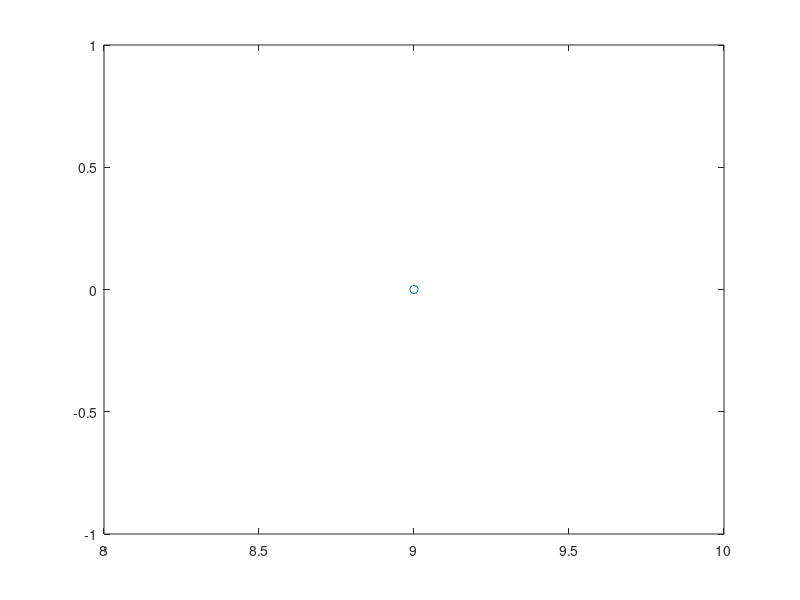
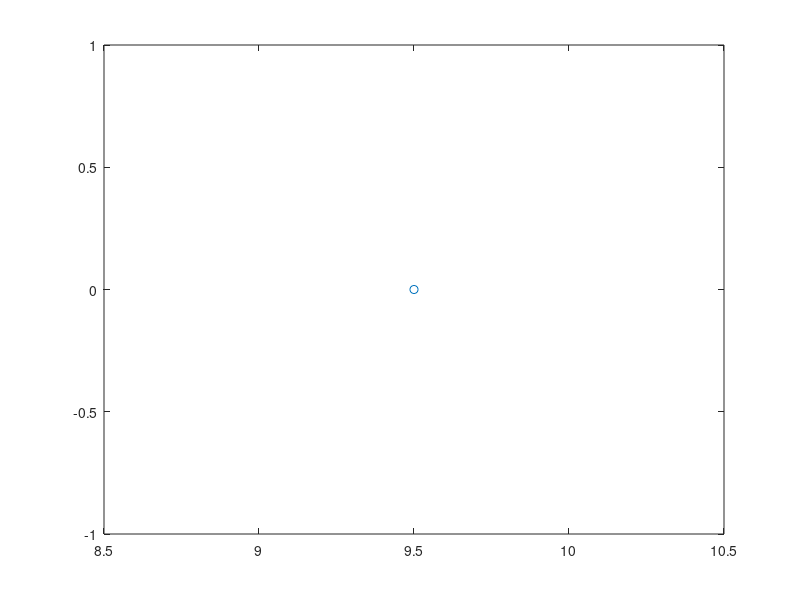

Here is the MATLAB script that generated these plots, in order: (Note: this script raises an error after producing the figures.)
clc;
clear;

% delta (t)
for j = 1:1000
    if j == 1
        delta(j) = 1;  % Set the first element to 1
    else
        delta(j) = 0;  % Set all other elements to 0
    end
end

% a)
figure(1);
t = -1;
plot(t, 0, 'o');  % Initial plot (replace plot2d4 with plot)
for j = 1:10
    t = t + 1;
    z(j) = cosd(j - 1) * delta(j);  % Cosine function scaled by delta
    plot(t, z(j), 'o');  % Plot each point (replace plot2d3 with plot)
    disp(z(j));
end

% b)
figure(2);
t = 1.5;
plot(t, 0, 'o');  % Initial plot (replace plot2d4 with plot)
for j = 3:10
    t = t + 1;
    z(j) = abs(cosd(2.5) * delta(2 * j - 5));  % Cosine function scaled by delta at a different index
    plot(t, z(j), 'o');  % Plot each point (replace plot2d3 with plot)
end

% c)
syms t;
A = (-1) * exp(-t);  % Exponential decay function
disp(diff(A, t));  % Display the derivative of A with respect to t
disp("when t=3");
A = exp(-3);  % Evaluate the expression at t = 3
disp(A);
